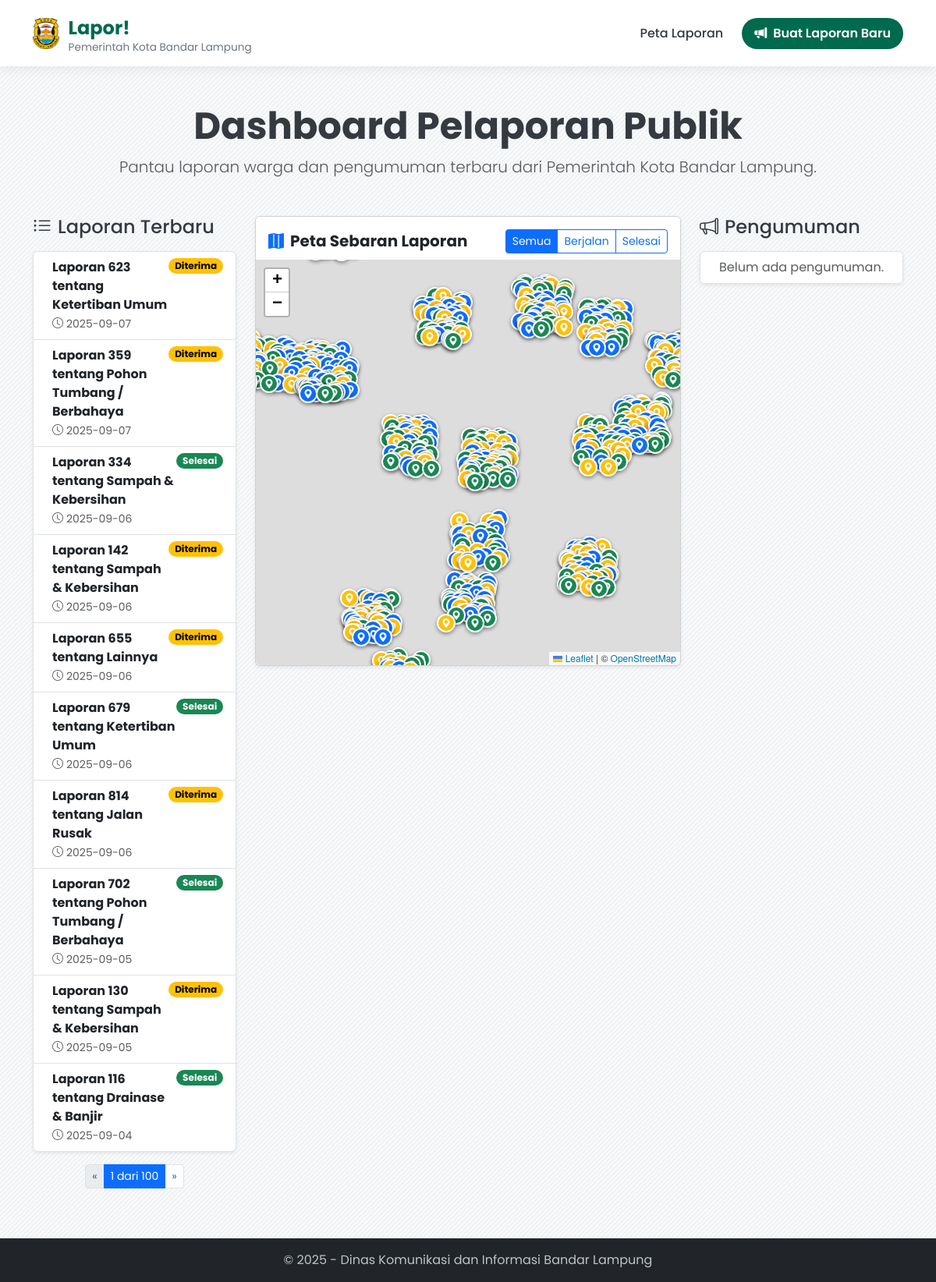
The page / on the database its author committed.
### tables this page shows
CREATE TABLE laporan (
    id INTEGER PRIMARY KEY AUTOINCREMENT,
    nomor_laporan TEXT NOT NULL UNIQUE,
    nama_pelapor TEXT NOT NULL,
    no_whatsapp TEXT,
    judul TEXT NOT NULL,
    deskripsi TEXT NOT NULL,
    -- PERUBAHAN UTAMA: Menggunakan Foreign Key ke tabel kategori
    kategori_id INTEGER NOT NULL,
    kecamatan TEXT,
    kelurahan TEXT,
    foto TEXT,
    foto_selesai TEXT,
    dinas_penugas TEXT,
    pengumuman_publik TEXT,
    latitude REAL NOT NULL,
    longitude REAL NOT NULL,
    status TEXT NOT NULL DEFAULT 'Diterima',
    support_count INTEGER DEFAULT 0,
    timestamp DATETIME DEFAULT CURRENT_TIMESTAMP,
    -- Mendefinisikan hubungan antar tabel
    FOREIGN KEY (kategori_id) REFERENCES kategori (id)
);

### app.py (the view)
@app.route('/')
def index():
    laporan_page = request.args.get('laporan_page', 1, type=int)
    laporan_per_page = 10
    laporan_offset = (laporan_page - 1) * laporan_per_page
    pengumuman_page = request.args.get('pengumuman_page', 1, type=int)
    pengumuman_per_page = 5
    pengumuman_offset = (pengumuman_page - 1) * pengumuman_per_page
    conn = get_db_connection()
    query_all = """
        SELECT l.id, l.judul, k.nama_kategori, l.status, l.latitude, l.longitude, l.support_count
        FROM laporan l JOIN kategori k ON l.kategori_id = k.id
    """
    query_paginated = """
        SELECT l.*, k.nama_kategori
        FROM laporan l JOIN kategori k ON l.kategori_id = k.id
        ORDER BY l.timestamp DESC LIMIT ? OFFSET ?
    """
    all_laporan_rows = conn.execute(query_all).fetchall()
    paginated_laporan_rows = conn.execute(query_paginated, (laporan_per_page, laporan_offset)).fetchall()
    total_laporan = conn.execute('SELECT COUNT(id) FROM laporan').fetchone()[0]
    paginated_pengumuman_rows = conn.execute(
        "SELECT id, judul, pengumuman_publik, timestamp FROM laporan WHERE pengumuman_publik IS NOT NULL AND pengumuman_publik != '' AND status != 'Selesai' ORDER BY timestamp DESC LIMIT ? OFFSET ?",
        (pengumuman_per_page, pengumuman_offset)
    ).fetchall()
    total_pengumuman = conn.execute("SELECT COUNT(id) FROM laporan WHERE pengumuman_publik IS NOT NULL AND pengumuman_publik != '' AND status != 'Selesai'").fetchone()[0]
    conn.close()
    all_laporan_list = [dict(row) for row in all_laporan_rows]
    paginated_laporan_list = [dict(row) for row in paginated_laporan_rows]
    paginated_pengumuman_list = [dict(row) for row in paginated_pengumuman_rows]
    total_laporan_pages = math.ceil(total_laporan / laporan_per_page)
    total_pengumuman_pages = math.ceil(total_pengumuman / pengumuman_per_page)
    return render_template(
        'home.html',
        all_laporan_list=all_laporan_list,
        paginated_laporan_list=paginated_laporan_list,
        paginated_pengumuman_list=paginated_pengumuman_list,
        laporan_pagination={'page': laporan_page, 'total_pages': total_laporan_pages},
        pengumuman_pagination={'page': pengumuman_page, 'total_pages': total_pengumuman_pages}
    )

### app.py (called while the page is built)
def get_db_connection():
    conn = sqlite3.connect(DATABASE, detect_types=sqlite3.PARSE_DECLTYPES | sqlite3.PARSE_COLNAMES)
    conn.row_factory = sqlite3.Row
    return conn

### templates/home.html (shortened to what this page needs)
{% extends "layout.html" %} {% block title %}Dashboard Publik Lapor!{% endblock %} {% block content %}
<div class="text-center mb-5">
     <h1 class="display-5 fw-bold">Dashboard Pelaporan Publik</h1>
     <p class="lead text-muted">Pantau laporan warga dan pengumuman terbaru dari Pemerintah Kota Bandar Lampung.</p>
</div>
<div class="row g-4">
     <div class="col-lg-3 bg-pr">
          <h4 class="mb-3"><i class="bi bi-list-ul me-2"></i>Laporan Terbaru</h4>
          <div class="list-group shadow-sm listlaporan">
               {% for laporan in paginated_laporan_list %}
               <a href="{{ url_for('detail_laporan', laporan_id=laporan.id) }}" class="list-group-item list-group-item-action d-flex justify-content-between align-items-start">
                    <div class="ms-2 me-auto">
                         <div class="fw-bold">{{ laporan.judul }}</div>
                         <small class="text-muted"><i class="bi bi-clock me-1"></i>{{ laporan.timestamp.split(' ')[0] }}</small>
                    </div>
                    <span
                         class="badge {% if laporan.status == 'Diterima' %}text-bg-warning {% elif laporan.status == 'Diproses' %}text-bg-primary {% elif laporan.status == 'Selesai' %}text-bg-success {% else %}text-bg-secondary {% endif %} rounded-pill"
                         style="font-size: 0.75rem"
                         >{{ laporan.status }}</span
                    >
               </a>
               {% else %}
               <div class="list-group-item text-center text-muted">Belum ada laporan.</div>
               {% endfor %}
          </div>
          {% if laporan_pagination.total_pages > 1 %}
          <nav class="mt-3">
               <ul class="pagination pagination-sm justify-content-center">
                    <li class="page-item {% if laporan_pagination.page == 1 %}disabled{% endif %}">
                         <a class="page-link" href="{{ url_for('index', laporan_page=laporan_pagination.page - 1, pengumuman_page=pengumuman_pagination.page) }}">&laquo;</a>
                    </li>
                    <li class="page-item active">
                         <span class="page-link">{{ laporan_pagination.page }} dari {{ laporan_pagination.total_pages }}</span>
                    </li>
                    <li class="page-item {% if laporan_pagination.page == laporan_pagination.total_pages %}disabled{% endif %}">
                         <a class="page-link" href="{{ url_for('index', laporan_page=laporan_pagination.page + 1, pengumuman_page=pengumuman_pagination.page) }}">&raquo;</a>
                    </li>
               </ul>
          </nav>
          {% endif %}
     </div>
     <div class="col-lg-6">
          <div class="card shadow-sm">
               <div class="card-header bg-white border-0 pt-3">
                    <div class="d-flex justify-content-between align-items-center">
                         <h5 class="mb-0 fw-bold"><i class="bi bi-map-fill me-2 text-primary"></i>Peta Sebaran Laporan</h5>
                         <div class="btn-group btn-group-sm" role="group">
                              <label class="btn btn-outline-primary" for="filter_semua">Semua</label>
                              <label class="btn btn-outline-primary" for="filter_berjalan">Berjalan</label>
                              <label class="btn btn-outline-primary" for="filter_selesai">Selesai</label>
                         </div>
                    </div>
               </div>
               <div class="card-body p-0">
                    <div id="map" style="height: 520px; border-radius: 0 0 0.375rem 0.375rem"></div>
               </div>
          </div>
     </div>
     <div class="col-lg-3">
          <h4 class="mb-3"><i class="bi bi-megaphone me-2"></i>Pengumuman</h4>
          <div class="list-group shadow-sm">
               {% for p in paginated_pengumuman_list %}
               <a href="{{ url_for('detail_laporan', laporan_id=p.id) }}" class="list-group-item list-group-item-action">
                    <div class="fw-bold">Re: {{ p.judul }}</div>
                    <p class="mb-1 small text-muted">"{{ p.pengumuman_publik|truncate(80) }}"</p>
                    <small class="text-muted"><i class="bi bi-calendar-check me-1"></i>{{ p.timestamp.split(' ')[0] }}</small>
               </a>
               {% else %}
               <div class="list-group-item text-center text-muted">Belum ada pengumuman.</div>
               {% endfor %}
          </div>
     </div>
</div>
{% endblock %}

### templates/layout.html (style rules this page uses)
:root { --primary-color: #006a4e; --secondary-color: #4a90e2; --light-bg: #fdfdff; --dark-text: #343a40; --light-text: #ffffff; --font-family-main: "Poppins", sans-serif; }
body { font-family: var(--font-family-main); background-color: #f8f9fa; color: var(--dark-text); display: flex; flex-direction: column; min-height: 100vh; }

### rows shown on the page
laporan: judul "Laporan 623 tentang Ketertiban Umum", timestamp "2025-09-07", status "Diterima"
laporan: judul "Laporan 359 tentang Pohon Tumbang / Berbahaya", timestamp "2025-09-07", status "Diterima"
laporan: judul "Laporan 334 tentang Sampah & Kebersihan", timestamp "2025-09-06", status "Selesai"
laporan: judul "Laporan 142 tentang Sampah & Kebersihan", timestamp "2025-09-06", status "Diterima"
laporan: judul "Laporan 655 tentang Lainnya", timestamp "2025-09-06", status "Diterima"
laporan: judul "Laporan 679 tentang Ketertiban Umum", timestamp "2025-09-06", status "Selesai"
laporan: judul "Laporan 814 tentang Jalan Rusak", timestamp "2025-09-06", status "Diterima"
laporan: judul "Laporan 702 tentang Pohon Tumbang / Berbahaya", timestamp "2025-09-05", status "Selesai"
laporan: judul "Laporan 130 tentang Sampah & Kebersihan", timestamp "2025-09-05", status "Diterima"
laporan: judul "Laporan 116 tentang Drainase & Banjir", timestamp "2025-09-04", status "Selesai"

### other values the page prints
{{ laporan_pagination.page }} "1"
{{ laporan_pagination.total_pages }} "100"
